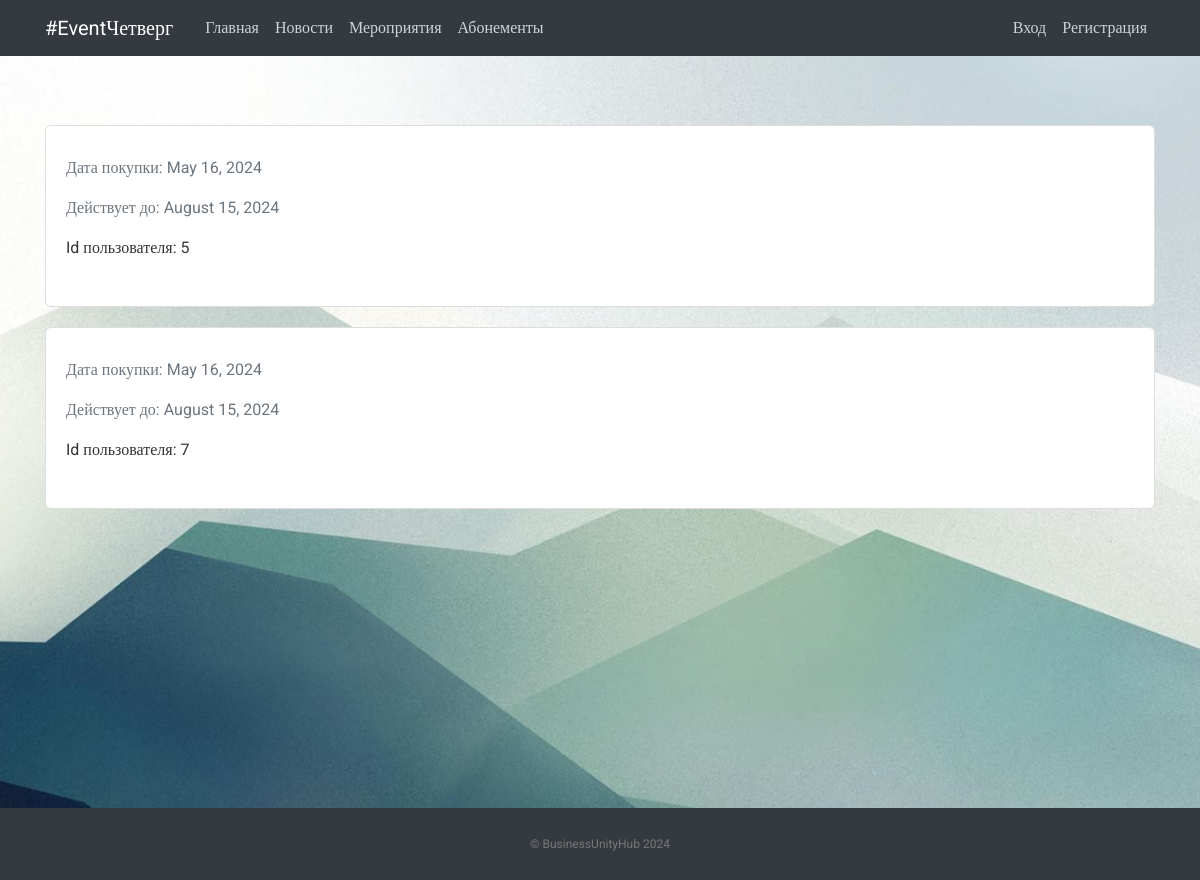
Page /view_all_subs/ on the earlier database version.
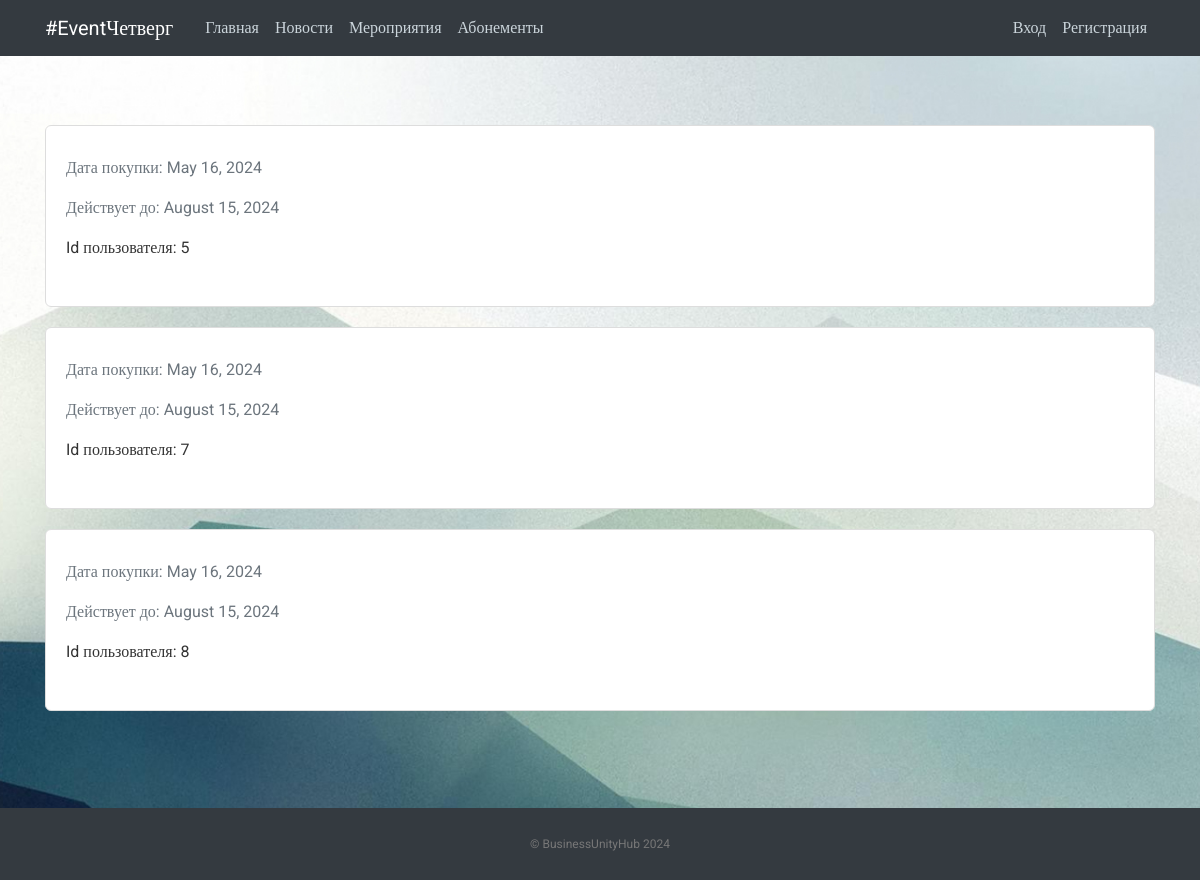
Same page on the later database version.
### vkr/models.py (models this page shows)
class UserSubscribe (models.Model):
    user_id = models.IntegerField(primary_key=True)
    purchase_date = models.DateTimeField(default=timezone.now)
    valid_until = models.DateTimeField(default=None)

### vkr/views.py (the view)
# urls.py: path('view_all_subs/', views.view_all_subs, name='vkr-view_all_subs'),
def view_all_subs(request):
    subbers = UserSubscribe.objects.all().order_by('purchase_date')
    return render(request, 'vkr/subbers.html', {'subbers': subbers})

### vkr/templates/vkr/subbers.html
{% extends "vkr/base.html" %}
{% block content %}
    {% for sub in subbers %}
        <article class="media content-section">
            <div class="media-body">
                <p class="text-muted">Дата покупки: {{ sub.purchase_date|date:"F d, Y" }}</p>
                <p class="text-muted">Действует до: {{ sub.valid_until|date:"F d, Y" }}</p>
                <p>Id пользователя: {{ sub.user_id }}</p>
            </div>
        </article>
    {% endfor %}
{% endblock content %}

### vkr/templates/vkr/base.html (shortened to what this page needs)
﻿{% load static %}
<!DOCTYPE html>
<html>
<head>
     <link rel="stylesheet" href="https://maxcdn.bootstrapcdn.com/bootstrap/4.0.0/css/bootstrap.min.css">
     <link rel="stylesheet" type="text/css" href="{% static 'main.css' %}">
     <link href='https://unpkg.com/boxicons@2.1.2/css/boxicons.min.css' rel='stylesheet'>
</head>
<body>
    <header class="site-header">
      <nav class="navbar navbar-expand-md navbar-dark bg-dark fixed-top">
        <div class="container">
          <a class="navbar-brand mr-4" href="{% url 'vkr-about' %}"> #EventЧетверг</a>
          <div class="collapse navbar-collapse" id="navbarToggle">
            <div class="navbar-nav mr-auto">
              <a class="nav-item nav-link " href="{% url 'vkr-about' %}">Главная</a>
              <a class="nav-item nav-link" href="{% url 'vkr-home' %}">Новости</a>
              <a class="nav-item nav-link" href="{% url 'vkr-events' %}">Мероприятия</a>
              <a class="nav-item nav-link" href="{% url 'vkr-subs' %}">Абонементы</a>
            </div>
            <div class="navbar-nav">
                <div class="navbar-nav">
                    {% if user.is_authenticated %}
                      <a class="nav-item nav-link" href="{% url 'profile' %}">Профиль</a>
                      <form method="post" action="{% url 'logout' %}">
                        {% csrf_token %}
                        <button type="submit" class="nav-item nav-link" style="background: none; border: none; cursor: pointer;">
                          Выход
                        </button>
                    </form>
                    {% else %}
                      <a class="nav-item nav-link" href="{% url 'login' %}">Вход</a>
                      <a class="nav-item nav-link" href="{% url 'register' %}">Регистрация</a>
                    {% endif %}
                  </div>
          </div>
        </div>
      </nav>
    </header>
    <main role="main" class="container">
      <div class="row">
        <div class="col-md-8">
        </div>
      </div>
      {% block content %}{% endblock %}
    </main>
    <footer class="text-center bg-dark">
      <p><a href="{% url 'vkr-home' %}">© BusinessUnityHub 2024</a></p>
    </footer>
</body>
</html>

### static/main.css (style rules this page uses)
body, html { width:100%; height:100% }
body { margin:0; padding:0; background: #fafafa; color: #333333; margin-top: 5rem; font-family:Roboto; background-image: url("./images/bg.jpg"); background-repeat: no-repeat; background-size: cover; background-attachment: fixed; }
.site-header .navbar-nav .nav-link { color: #cbd5db; }
.content-section { background: #ffffff; padding: 30px 20px; border: 1px solid #dddddd; border-radius: 6px; margin: 20px auto; }
footer { position: sticky!important; top: 100%; padding-top:25px; padding-bottom:25px; }
footer p { margin:2px; text-align:center; padding:0 40px; color:#fff; font-size:12px; }
footer a { color:#777 }

Differences in the rows shown:
added UserSubscribe: purchase_date "May 16, 2024", valid_until "August 15, 2024", user_id "8"
